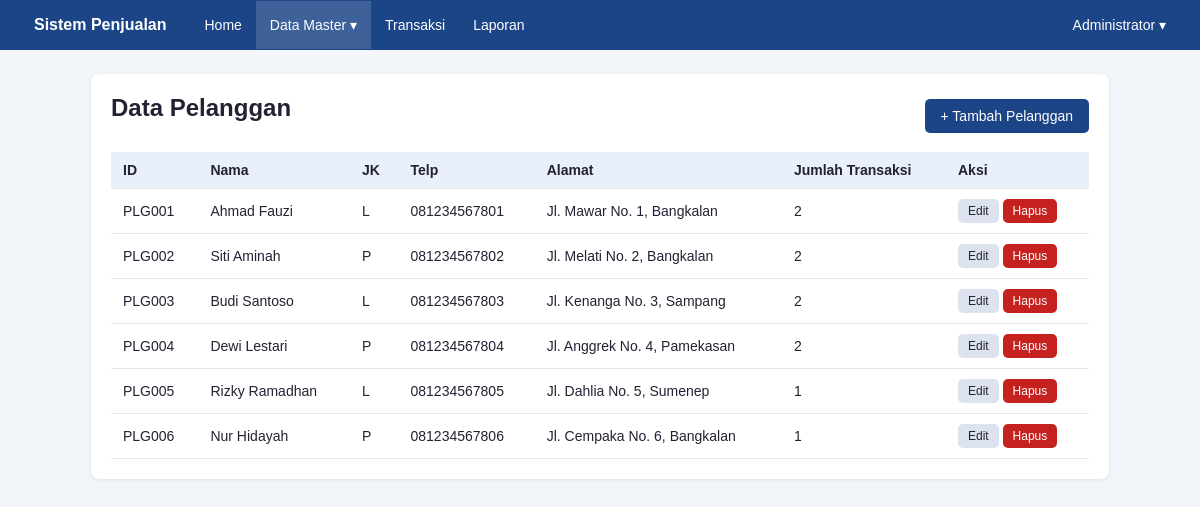
Page /Modul-8/25-113_Abdul_Rahman_Malik/pelanggan.php (signed in) on the committed database.
### tables this page shows
CREATE TABLE pelanggan (
  id            VARCHAR(20) PRIMARY KEY,
  nama          VARCHAR(100) NOT NULL,
  jenis_kelamin ENUM('L','P') NOT NULL,
  telp          VARCHAR(12),
  alamat        TEXT
);

### Modul-8/25-113_Abdul_Rahman_Malik/fungsi.php (called while the page is built, shortened)
<?php
function e($teks)
{
    return htmlspecialchars((string)$teks, ENT_QUOTES, 'UTF-8');
}

### Modul-8/25-113_Abdul_Rahman_Malik/pelanggan.php (the view, shortened to what this page needs)
<?php
require_once __DIR__ . '/midlewire.php';
$aksi      = $_GET['aksi'] ?? '';
$mode_form = in_array($aksi, ['tambah', 'edit'], true);
if ($mode_form) {
    $error = [];
    $id_edit   = $_GET['id'] ?? ($_POST['id_asli'] ?? '');
    $mode_edit = ($id_edit !== '');
    if ($_SERVER['REQUEST_METHOD'] === 'POST') {
        cek_csrf();
        $id     = trim($_POST['id'] ?? '');
        $nama   = trim($_POST['nama'] ?? '');
        $jk     = $_POST['jenis_kelamin'] ?? '';
        $telp   = trim($_POST['telp'] ?? '');
        $alamat = trim($_POST['alamat'] ?? '');
        if ($mode_edit) {
            $id = $id_edit;
        }
        if ($id === '') {
            $error['id'] = 'ID pelanggan wajib diisi.';
        } elseif (!preg_match('/^[A-Za-z0-9_-]{1,20}$/', $id)) {
            $error['id'] = 'ID hanya huruf, angka, strip, dan garis bawah (maksimal 20 karakter).';
        } elseif (!$mode_edit) {
            $cek = $koneksi->prepare('SELECT 1 FROM pelanggan WHERE id = ?');
            $cek->bind_param('s', $id);
            $cek->execute();
            if ($cek->get_result()->num_rows > 0) {
                $error['id'] = 'ID pelanggan sudah dipakai.';
            }
        }
        if ($nama === '') {
            $error['nama'] = 'Nama pelanggan wajib diisi.';
        } elseif (panjang_teks($nama) > 100) {
            $error['nama'] = 'Nama pelanggan maksimal 100 karakter.';
        }
        if (!in_array($jk, ['L', 'P'], true)) {
            $error['jenis_kelamin'] = 'Pilih jenis kelamin.';
        }
        if ($telp !== '' && !preg_match('/^[0-9]{6,15}$/', $telp)) {
            $error['telp'] = 'Telp hanya angka, 6-15 digit.';
        }
        if (panjang_teks($alamat) > 500) {
            $error['alamat'] = 'Alamat maksimal 500 karakter.';
        }
        if (!$error) {
            if ($mode_edit) {
                $st = $koneksi->prepare('UPDATE pelanggan SET nama = ?, jenis_kelamin = ?, telp = ?, alamat = ? WHERE id = ?');
                $st->bind_param('sssss', $nama, $jk, $telp, $alamat, $id);
                $pesan = 'Pelanggan berhasil diperbarui.';
            } else {
                $st = $koneksi->prepare('INSERT INTO pelanggan (id, nama, jenis_kelamin, telp, alamat) VALUES (?, ?, ?, ?, ?)');
                $st->bind_param('sssss', $id, $nama, $jk, $telp, $alamat);
                $pesan = 'Pelanggan berhasil ditambahkan.';
            }
            $st->execute();
            set_flash('sukses', $pesan);
            redirect('pelanggan.php');
        }
        $data = ['id' => $id, 'nama' => $nama, 'jenis_kelamin' => $jk, 'telp' => $telp, 'alamat' => $alamat];
    } elseif ($mode_edit) {
        $st = $koneksi->prepare('SELECT id, nama, jenis_kelamin, telp, alamat FROM pelanggan WHERE id = ?');
        $st->bind_param('s', $id_edit);
        $st->execute();
        $data = $st->get_result()->fetch_assoc();
        if (!$data) {
            set_flash('error', 'Data pelanggan tidak ditemukan.');
            redirect('pelanggan.php');
        }
    } else {
        $terakhir = $koneksi->query("SELECT MAX(id) AS m FROM pelanggan WHERE id REGEXP '^PLG[0-9]+$'")->fetch_assoc()['m'];
        $saran    = 'PLG' . str_pad((string)((int)substr((string)$terakhir, 3) + 1), 3, '0', STR_PAD_LEFT);
        $data = ['id' => $saran, 'nama' => '', 'jenis_kelamin' => 'L', 'telp' => '', 'alamat' => ''];
    }
    $judul = $mode_edit ? 'Edit Pelanggan' : 'Tambah Pelanggan';
} else {
    $judul = 'Data Pelanggan';
    $data = $koneksi->query(
        'SELECT p.*, COUNT(t.id) AS jml_transaksi
         FROM pelanggan p
         LEFT JOIN transaksi t ON t.pelanggan_id = p.id
         GROUP BY p.id, p.nama, p.jenis_kelamin, p.telp, p.alamat
         ORDER BY p.id ASC'
    )->fetch_all(MYSQLI_ASSOC);
}
require 'header.php';
if ($mode_form):
?>
<div class="kartu" style="max-width:560px">
    <h1><?= e($judul) ?></h1>
    <form action="" method="post">
        <?= csrf_input() ?>
        <input type="hidden" name="id_asli" value="<?= e($mode_edit ? $id_edit : '') ?>">
        <label for="id">ID Pelanggan</label>
        <input type="text" id="id" name="id" maxlength="20" value="<?= e($data['id']) ?>" <?= $mode_edit ? 'readonly' : '' ?>>
        <span class="error-field"><?= e($error['id'] ?? '') ?></span>
        <label for="nama">Nama</label>
        <input type="text" id="nama" name="nama" maxlength="100" value="<?= e($data['nama']) ?>">
        <span class="error-field"><?= e($error['nama'] ?? '') ?></span>
        <label for="jenis_kelamin">Jenis Kelamin</label>
        <select id="jenis_kelamin" name="jenis_kelamin">
            <option value="L" <?= $data['jenis_kelamin'] === 'L' ? 'selected' : '' ?>>L - Laki-laki</option>
            <option value="P" <?= $data['jenis_kelamin'] === 'P' ? 'selected' : '' ?>>P - Perempuan</option>
        </select>
        <span class="error-field"><?= e($error['jenis_kelamin'] ?? '') ?></span>
        <label for="telp">Telp</label>
        <input type="text" id="telp" name="telp" maxlength="15" value="<?= e($data['telp']) ?>">
        <span class="error-field"><?= e($error['telp'] ?? '') ?></span>
        <label for="alamat">Alamat</label>
        <textarea id="alamat" name="alamat" rows="3" maxlength="500"><?= e($data['alamat']) ?></textarea>
        <span class="error-field"><?= e($error['alamat'] ?? '') ?></span>
        <p>
            <button type="submit" class="btn btn-utama">Simpan</button>
            <a href="pelanggan.php" class="btn">Batal</a>
        </p>
    </form>
</div>
<?php else: ?>
<div class="kartu">
    <div class="atas-tabel">
        <h1>Data Pelanggan</h1>
        <a href="pelanggan.php?aksi=tambah" class="btn btn-utama">+ Tambah Pelanggan</a>
    </div>
    <div class="bungkus-tabel">
    <table>
        <tr><th>ID</th><th>Nama</th><th>JK</th><th>Telp</th><th>Alamat</th><th>Jumlah Transaksi</th><th>Aksi</th></tr>
        <?php foreach ($data as $r): ?>
        <tr>
            <td><?= e($r['id']) ?></td>
            <td><?= e($r['nama']) ?></td>
            <td><?= e($r['jenis_kelamin']) ?></td>
            <td><?= e($r['telp']) ?></td>
            <td><?= e($r['alamat']) ?></td>
            <td><?= (int)$r['jml_transaksi'] ?></td>
            <td class="aksi">
                <a href="pelanggan.php?aksi=edit&amp;id=<?= urlencode($r['id']) ?>" class="btn btn-kecil">Edit</a>
                <form action="" method="post" class="inline"
                      onsubmit="return confirm('Hapus pelanggan ini?')">
                    <button type="submit" class="btn btn-kecil btn-merah">Hapus</button>
                </form>
            </td>
        </tr>
        <?php endforeach; ?>
    </table>
    </div>
</div>
<?php endif; ?>
<?php require 'footer.php'; ?>

### Modul-8/25-113_Abdul_Rahman_Malik/style.css (style rules this page uses)
* { box-sizing: border-box; }
body { margin: 0; font-family: Arial, Helvetica, sans-serif; background: #f2f5f9; color: #223; }
a { color: #1a5fb4; }
.kartu { background: #fff; border-radius: 8px; padding: 20px; box-shadow: 0 1px 4px rgba(0,0,0,.08); margin-bottom: 20px; }
h1 { margin-top: 0; font-size: 24px; }
.bungkus-tabel { overflow-x: auto; }
table { width: 100%; border-collapse: collapse; background: #fff; }
th, td { padding: 10px 12px; border-bottom: 1px solid #e3e7ee; text-align: left; font-size: 14px; }
th { background: #eaf0fa; }
form.inline { display: inline; }
.btn { display: inline-block; padding: 9px 16px; border: 0; border-radius: 5px; cursor: pointer; font-size: 14px; text-decoration: none; background: #dde3ee; color: #223; }
.btn-utama { background: #1c4587; color: #fff; }
.btn-merah { background: #c5221f; color: #fff; }
.btn-kecil { padding: 5px 10px; font-size: 12px; }
.aksi { white-space: nowrap; }
.atas-tabel { display: flex; justify-content: space-between; align-items: center; margin-bottom: 14px; }

### rows in the picture
pelanggan: id "PLG001", nama "Ahmad Fauzi", jenis_kelamin "L", telp "081234567801", alamat "Jl. Mawar No. 1, Bangkalan", jml_transaksi "2"
pelanggan: id "PLG002", nama "Siti Aminah", jenis_kelamin "P", telp "081234567802", alamat "Jl. Melati No. 2, Bangkalan", jml_transaksi "2"
pelanggan: id "PLG003", nama "Budi Santoso", jenis_kelamin "L", telp "081234567803", alamat "Jl. Kenanga No. 3, Sampang", jml_transaksi "2"
pelanggan: id "PLG004", nama "Dewi Lestari", jenis_kelamin "P", telp "081234567804", alamat "Jl. Anggrek No. 4, Pamekasan", jml_transaksi "2"
pelanggan: id "PLG005", nama "Rizky Ramadhan", jenis_kelamin "L", telp "081234567805", alamat "Jl. Dahlia No. 5, Sumenep", jml_transaksi "1"
pelanggan: id "PLG006", nama "Nur Hidayah", jenis_kelamin "P", telp "081234567806", alamat "Jl. Cempaka No. 6, Bangkalan", jml_transaksi "1"

### other values in the picture
$_SESSION['nama'] "Administrator"
